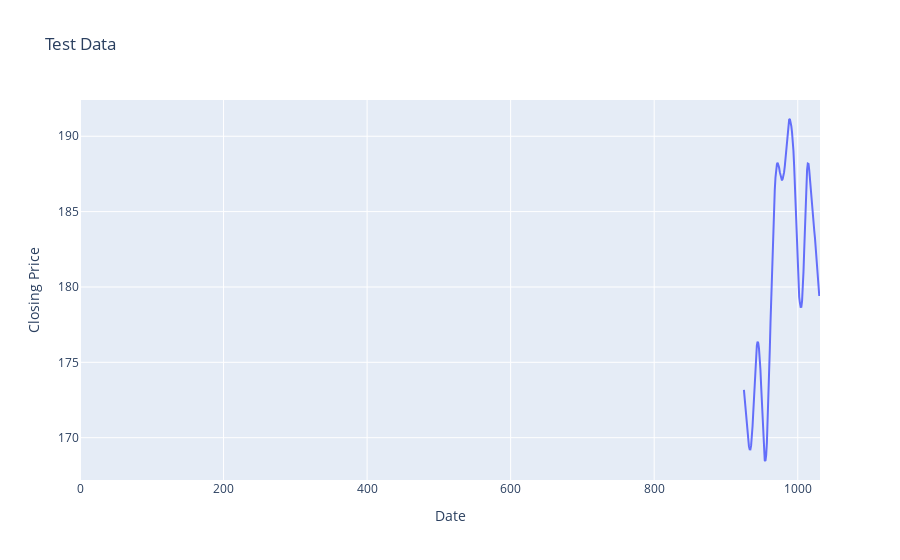

This figure's notebook cell:
### Code cell
trace_test = go.Scatter(x=df2.index[len(df2) - len(testPredictPlot):], y=testPredictPlot.flatten(), mode='lines', name='Test Data', line=dict(width=2))

# Plot layout for test data
layout_test = go.Layout(
    title='Test Data',
    xaxis=dict(title='Date'),
    yaxis=dict(title='Closing Price'),
    legend=dict(x=0, y=1, traceorder="normal")
)

# Create figure for test data
fig_test = go.Figure(data=[trace_test], layout=layout_test)

# Show plot for test data
fig_test.show()

### Figure 1 — Plotly figure (JSON) as saved in the notebook; plotly's stock layout.template omitted (floating-point values rounded to 4 significant figures; data arrays with more than 128 entries replaced by an {"elided": "..."} marker saying what was removed)
{"data": [{"line": {"width": 2}, "mode": "lines", "name": "Test Data", "type": "scatter", "x": {"elided": "1032 int values"}, "y": {"elided": "1032 float values"}}], "layout": {"legend": {"traceorder": "normal", "x": 0, "y": 1}, "title": {"text": "Test Data"}, "xaxis": {"title": {"text": "Date"}}, "yaxis": {"title": {"text": "Closing Price"}}}}
